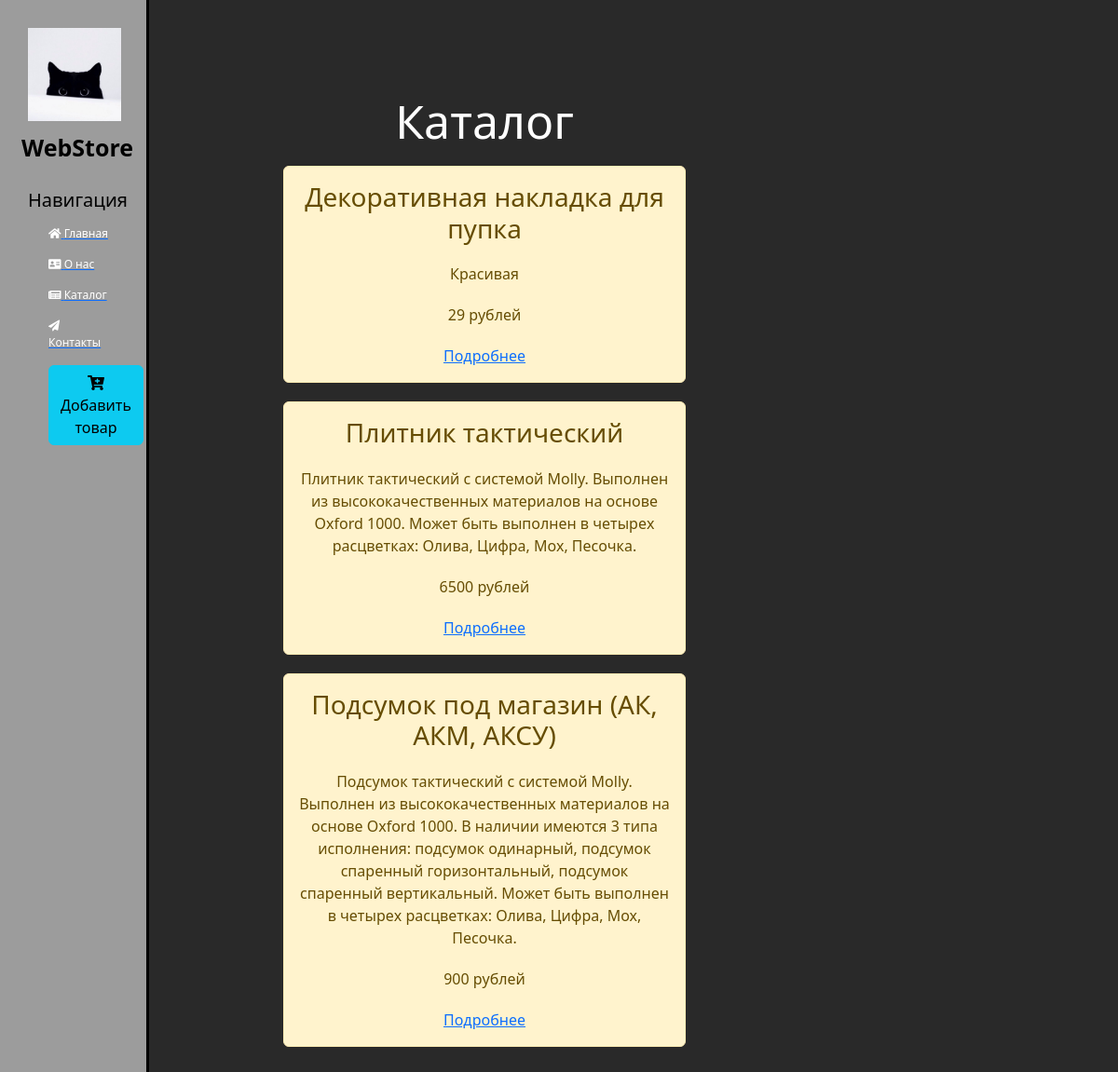
Page /news/ on the committed database.
### news/models.py (models this page shows, shortened)
class articles(models.Model):
    title = models.CharField('Наименование', max_length=50)
    price = models.CharField('Цена', max_length=50)
    description = models.TextField('Описание')
    remains = models.IntegerField('Остаток')
    class Meta:
        verbose_name = 'Товар'
        verbose_name_plural = 'Товары'

### news/views.py (the view)
# urls.py: path('', views.news_home, name='news_home'),
def news_home(request):
    news = articles.objects.order_by('price')
    return render(request, 'news/news_home.html', {'news': news})

### news/templates/news/news_home.html (shortened to what this page needs)
{% extends 'main/layout.html' %}
{% block content %}
    <div class="features">
        <h1>Каталог</h1>
        {% if news %}
            {% for el in news %}
                <div class="alert alert-warning">
                    <h3>{{ el.title }}</h3>
                    <p>{{ el.description }}</p>
                    <p>{{ el.price }} рублей</p>
                    <a href="{% url 'news-detail' el.id %}" calss="btn btn-warning">Подробнее</a>
                </div>
            {% endfor %}
        {% else %}
            <p>На данный момент долступных товаров нет!</p>
        {% endif %}
    </div>
{% endblock %}

### main/templates/main/layout.html (shortened to what this page needs)
{% load static %}
<!doctype html>
<html lang="ru">
<head>
    <link rel="stylesheet" href="https://cdn.jsdelivr.net/npm/bootstrap@5.2.3/dist/css/bootstrap.min.css">
    <link rel="stylesheet" href="{% static 'main/css/main.css' %}">
    <link rel="stylesheet" href="https://use.fontawesome.com/releases/v5.8.2/css/all.css">
</head>
<body>
    <aside>
        <img src="{% static 'main/img/Котейка.jpg' %}" alt="Logo">
        <span class="logo">WebStore</span>
        <h3>Навигация</h3>
        <ul>
            <a href="{% url 'home' %}"><li><i class="fa fa-home"></i> Главная</li></a>
            <a href="{% url 'about' %}"><li><i class="fa fa-address-card"></i> О нас</li></a>
            <a href="{% url 'news_home' %}"><li><i class="fas fa-newspaper"></i> Каталог</li></a>
            <a href=""><li><i class="fa fa-paper-plane"></i> Контакты</li></a>
            <a href="{% url 'add_to_cart' %}"><li><button class="btn btn-info"><i class="fas fa-cart-plus"></i> Добавить товар</button></li></a>
        </ul>
    </aside>
    <main>
        {% block content %}
        {% endblock %}
    </main>
</body>
</html>

### main/static/main/css/main.css (style rules this page uses)
body { background: #292929; }
aside { float: left; background: #9C9C9C; width: 160px; padding: 30px; height: 600vh; color: #000000; border-right: 3px solid #000000; }
aside img { width: 100px; float: left; }
aside .logo { font-size: 25px; font-weight: bold; position: relative; left: -7px; top: 10px; }
aside h3 { margin-top: 35px; font-size: 20px; }
aside ul { list-style: none; text-style: none; position: relative; left: -10px; }
aside ul li { color: #fff; display: block; margin-top: 15px; font-size: 12px; text-style: none; text-decoration: none; transition: transform .4s ease; }
main .features { float: left; color: #FFFFFF; margin-top: 100px; text-align: center; width: 60%; }
main .features h1 { font-size: 50px; }
main .features p { max-width: 900px; margin: 20px auto }
.alert-warning { float: left; clear: both; width: 60%; margin: 10px 20%; text-align: center; }

### rows in the picture
articles: title "Декоративная накладка для пупка", description "Красивая", price "29"
articles: title "Плитник тактический", description "Плитник тактический с системой Molly. Выполнен из высококачественных материалов на основе Oxford 1000. Может быть выполнен в четырех расцветках: Олива, Цифра, Мох, Песочка.", price "6500"
articles: title "Подсумок под магазин (АК, АКМ, АКСУ)", description "Подсумок тактический с системой Molly. Выполнен из высококачественных материалов на основе Oxford 1000. В наличии имеются 3 типа исполнения: подсумок одинарный, подсумок спаренный горизонтальный, подсумок спаренный вертикальный. Может быть выполнен в четырех расцветках: Олива, Цифра, Мох, Песочка.", price "900"
